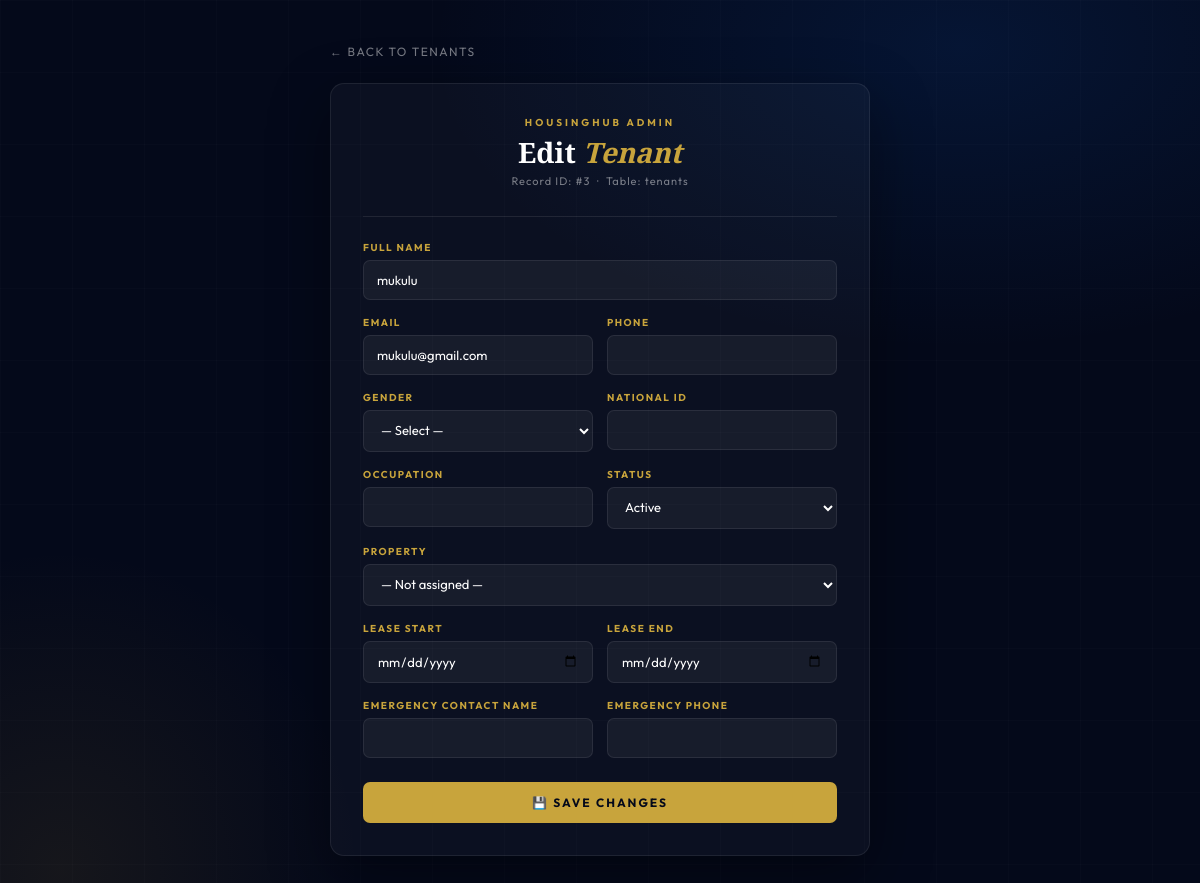
Page /edit_records.php?type=tenant&id=3 (signed in) on the committed database.
### tables this page shows
CREATE TABLE IF NOT EXISTS `tenants` (
  `id` int NOT NULL AUTO_INCREMENT,
  `fullname` varchar(255) NOT NULL,
  `email` varchar(255) DEFAULT NULL,
  `phone` varchar(50) DEFAULT NULL,
  `property_id` int DEFAULT NULL,
  `lease_start` date DEFAULT NULL,
  `lease_end` date DEFAULT NULL,
  `created_at` timestamp NULL DEFAULT CURRENT_TIMESTAMP,
  `gender` enum('Male','Female','Other') DEFAULT NULL,
  `national_id` varchar(100) DEFAULT NULL,
  `occupation` varchar(100) DEFAULT NULL,
  `emergency_name` varchar(100) DEFAULT NULL,
  `emergency_phone` varchar(50) DEFAULT NULL,
  `user_id` int DEFAULT NULL,
  `status` varchar(50) DEFAULT 'Active',
  PRIMARY KEY (`id`)
);

### edit_records.php (the view, shortened to what this page needs)
<?php
include "db_connect.php";
$type = $_GET['type'] ?? $_POST['type'] ?? '';
$id   = (int)($_GET['id'] ?? $_POST['id'] ?? 0);
$table_map = [
    'property'      => 'properties',
    'staff'         => 'users',
    'task'          => 'tasks',
    'tenant'        => 'tenants',
    'complaint'     => 'complaints',
    'maintenance'   => 'maintenance_requests',
    'payment'       => 'payments',
    'inspection'    => 'inspections',
    'propertyowner' => 'users',
    'document'      => 'tenant_documents',
];
$table = $table_map[$type] ?? null;
$data = mysqli_fetch_assoc(mysqli_query($conn, "SELECT * FROM `$table` WHERE id=$id LIMIT 1"));
$labels = [
    'property'=>'Property','staff'=>'Staff Member','task'=>'Task','tenant'=>'Tenant',
    'complaint'=>'Complaint','maintenance'=>'Maintenance Request','payment'=>'Payment',
    'inspection'=>'Inspection','propertyowner'=>'Property Owner','document'=>'Document'
];
$back_pages = [
    'property'=>'properties','staff'=>'staff_roles','task'=>'staff_tasks','tenant'=>'tenants',
    'complaint'=>'complaints','maintenance'=>'maintenance','payment'=>'payments',
    'inspection'=>'inspections','propertyowner'=>'propertyowners','document'=>'tenant_documents'
];
$label     = $labels[$type]     ?? ucfirst($type);
$back_page = $back_pages[$type] ?? 'dashboard';
?>
<!DOCTYPE html>
<html lang="en">
<head>
</head>
<body>
<div class="wrap">
  <a href="admin_dashboard.php?page=<?= $back_page ?>" class="back">← Back to <?= $label ?>s</a>
  <div class="card">
    <div class="card-head">
      <div class="card-eyebrow">HousingHub Admin</div>
      <div class="card-title">Edit <em><?= $label ?></em></div>
      <div class="card-id">Record ID: #<?= $id ?> &nbsp;·&nbsp; Table: <?= $table ?></div>
    </div>
    <div class="divider"></div>
    <form method="POST">
      <?php if($type === 'property'): ?>
        <div class="fl"><label>Property Name</label><input type="text" name="property_name" value="<?= htmlspecialchars($data['property_name']??'') ?>" required></div>
        <div class="grid2">
          <div class="fl"><label>Property Type</label><input type="text" name="property_type" value="<?= htmlspecialchars($data['property_type']??'') ?>"></div>
          <div class="fl"><label>Units</label><input type="number" name="units" value="<?= (int)($data['units']??0) ?>"></div>
        </div>
        <div class="fl"><label>Address</label><input type="text" name="address" value="<?= htmlspecialchars($data['address']??'') ?>"></div>
        <div class="grid2">
          <div class="fl"><label>Rent Amount (UGX)</label><input type="number" step="0.01" name="rent_amount" value="<?= $data['rent_amount']??0 ?>"></div>
          <div class="fl"><label>Status</label><select name="status"><option value="available" <?= ($data['status']??'')==='available'?'selected':'' ?>>Available</option><option value="occupied" <?= ($data['status']??'')==='occupied'?'selected':'' ?>>Occupied</option><option value="archived" <?= ($data['status']??'')==='archived'?'selected':'' ?>>Archived</option></select></div>
        </div>
        <div class="fl"><label>Description</label><textarea name="description"><?= htmlspecialchars($data['description']??'') ?></textarea></div>
      <?php elseif($type === 'tenant'): ?>
        <div class="fl"><label>Full Name</label><input type="text" name="fullname" value="<?= htmlspecialchars($data['fullname']??'') ?>" required></div>
        <div class="grid2">
          <div class="fl"><label>Email</label><input type="email" name="email" value="<?= htmlspecialchars($data['email']??'') ?>"></div>
          <div class="fl"><label>Phone</label><input type="tel" name="phone" value="<?= htmlspecialchars($data['phone']??'') ?>"></div>
        </div>
        <div class="grid2">
          <div class="fl"><label>Gender</label><select name="gender"><option value="">— Select —</option></select></div>
          <div class="fl"><label>National ID</label><input type="text" name="national_id" value="<?= htmlspecialchars($data['national_id']??'') ?>"></div>
        </div>
        <div class="grid2">
          <div class="fl"><label>Occupation</label><input type="text" name="occupation" value="<?= htmlspecialchars($data['occupation']??'') ?>"></div>
          <div class="fl"><label>Status</label><select name="status"><option value="Active" <?= ($data['status']??'')==='Active'?'selected':'' ?>>Active</option></select></div>
        </div>
        <div class="fl"><label>Property</label><select name="property_id"><option value="">— Not assigned —</option></select></div>
        <div class="grid2">
          <div class="fl"><label>Lease Start</label><input type="date" name="lease_start" value="<?= htmlspecialchars($data['lease_start']??'') ?>"></div>
          <div class="fl"><label>Lease End</label><input type="date" name="lease_end" value="<?= htmlspecialchars($data['lease_end']??'') ?>"></div>
        </div>
        <div class="grid2">
          <div class="fl"><label>Emergency Contact Name</label><input type="text" name="emergency_name" value="<?= htmlspecialchars($data['emergency_name']??'') ?>"></div>
          <div class="fl"><label>Emergency Phone</label><input type="tel" name="emergency_phone" value="<?= htmlspecialchars($data['emergency_phone']??'') ?>"></div>
        </div>
      <?php else: ?>
        <p style="color:#fca5a5;text-align:center">Unknown type: <?= htmlspecialchars($type) ?></p>
      <?php endif; ?>
      <button type="submit" name="update" class="btn">💾 Save Changes</button>
    </form>
  </div>
</div>
</body>
</html>

### edit_records.php (style rules this page uses)
*,*::before,*::after { box-sizing:border-box;margin:0;padding:0 }
:root { --ink:#04091a;--gold:#c8a43c;--gold-l:#e0c06a;--white:#fff;--muted:rgba(255,255,255,.45);--border:rgba(255,255,255,.08);--gb:rgba(200,164,60,.25) }
html,body { min-height:100vh;font-family:"Outfit",sans-serif;background:var(--ink);color:var(--white) }
body { background:radial-gradient(ellipse 80% 60% at 80% 5%,rgba(14,90,200,.15),transparent 55%),radial-gradient(ellipse 50% 70% at 5% 95%,rgba(180,140,40,.1),transparent 50%),var(--ink);display:flex;align-items:flex-start;justify-content:center;padding:40px 20px 60px }
body::after { content:"";position:fixed;inset:0;z-index:0;pointer-events:none;background-image:linear-gradient(rgba(255,255,255,.015) 1px,transparent 1px),linear-gradient(90deg,rgba(255,255,255,.015) 1px,transparent 1px);background-size:72px 72px }
.wrap { position:relative;z-index:10;width:100%;max-width:540px }
.back { display:inline-flex;align-items:center;gap:8px;font-size:12px;letter-spacing:1.5px;text-transform:uppercase;color:var(--muted);text-decoration:none;margin-bottom:24px;transition:color .2s }
.card { background:rgba(255,255,255,.03);border:1px solid var(--border);border-radius:14px;padding:32px;box-shadow:0 20px 60px rgba(0,0,0,.4) }
.card-head { text-align:center;margin-bottom:28px }
.card-eyebrow { font-size:10px;font-weight:700;letter-spacing:3px;text-transform:uppercase;color:var(--gold);margin-bottom:8px }
.card-title { font-family:"Cormorant Garamond",serif;font-size:28px;font-weight:700;color:var(--white);line-height:1.1 }
.card-title em { color:var(--gold);font-style:italic }
.card-id { font-size:11px;color:var(--muted);margin-top:6px;letter-spacing:1px }
.divider { height:1px;background:var(--border);margin-bottom:24px }
.fl { margin-bottom:16px }
.fl label { display:block;font-size:10px;font-weight:700;letter-spacing:1.5px;text-transform:uppercase;color:var(--gold);margin-bottom:6px }
.fl input,.fl select,.fl textarea { width:100%;padding:11px 13px;background:rgba(255,255,255,.05);border:1px solid var(--border);border-radius:7px;color:var(--white);font-family:"Outfit",sans-serif;font-size:13px;outline:none;transition:border-color .25s }
.fl input::placeholder,.fl textarea::placeholder { color:var(--muted) }
.fl select option { background:var(--ink) }
.grid2 { display:grid;grid-template-columns:1fr 1fr;gap:14px }
.btn { width:100%;padding:13px;background:var(--gold);border:none;color:var(--ink);font-family:"Outfit",sans-serif;font-size:12px;font-weight:700;letter-spacing:2px;text-transform:uppercase;border-radius:7px;cursor:pointer;transition:all .3s;margin-top:8px }

### rows in the picture
tenants: fullname "mukulu", email "mukulu@gmail.com", status "Active"

### other values in the picture
$label "TENANT"
$label "Tenant"
$id "3"
$table "tenants"
